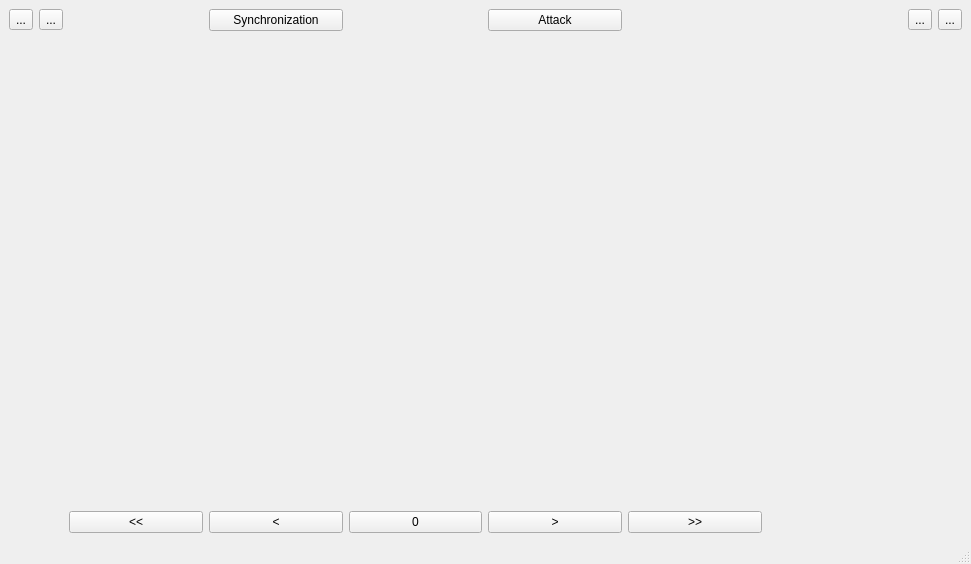
<?xml version="1.0" encoding="UTF-8"?>
<ui version="4.0">
 <class>MainWindow</class>
 <widget class="QMainWindow" name="MainWindow">
  <property name="geometry">
   <rect>
    <x>0</x>
    <y>0</y>
    <width>971</width>
    <height>564</height>
   </rect>
  </property>
  <property name="windowTitle">
   <string>MainWindow</string>
  </property>
  <widget class="QWidget" name="centralwidget">
   <layout class="QGridLayout" name="gridLayout">
    <item row="2" column="2">
     <widget class="QPushButton" name="lleft">
      <property name="text">
       <string>&lt;&lt;</string>
      </property>
      <property name="autoRepeat">
       <bool>true</bool>
      </property>
      <property name="autoRepeatDelay">
       <number>10</number>
      </property>
      <property name="autoRepeatInterval">
       <number>10</number>
      </property>
     </widget>
    </item>
    <item row="2" column="3">
     <widget class="QPushButton" name="left">
      <property name="text">
       <string>&lt;</string>
      </property>
      <property name="autoRepeat">
       <bool>true</bool>
      </property>
     </widget>
    </item>
    <item row="2" column="4">
     <widget class="QPushButton" name="zero">
      <property name="text">
       <string>0</string>
      </property>
     </widget>
    </item>
    <item row="2" column="5">
     <widget class="QPushButton" name="right">
      <property name="text">
       <string>&gt;</string>
      </property>
      <property name="autoRepeat">
       <bool>true</bool>
      </property>
     </widget>
    </item>
    <item row="2" column="6">
     <widget class="QPushButton" name="rright">
      <property name="text">
       <string>&gt;&gt;</string>
      </property>
      <property name="autoRepeat">
       <bool>true</bool>
      </property>
      <property name="autoRepeatDelay">
       <number>10</number>
      </property>
      <property name="autoRepeatInterval">
       <number>10</number>
      </property>
     </widget>
    </item>
    <item row="0" column="9">
     <widget class="QToolButton" name="curves">
      <property name="text">
       <string>...</string>
      </property>
      <property name="icon">
       <iconset theme="x-office-spreadsheet"/>
      </property>
     </widget>
    </item>
    <item row="0" column="0">
     <widget class="QToolButton" name="open">
      <property name="text">
       <string>...</string>
      </property>
      <property name="icon">
       <iconset theme="folder-open">
        <normaloff>.</normaloff>.</iconset>
      </property>
     </widget>
    </item>
    <item row="0" column="3">
     <widget class="QPushButton" name="synchro">
      <property name="text">
       <string>Synchronization</string>
      </property>
     </widget>
    </item>
    <item row="0" column="5">
     <widget class="QPushButton" name="attack">
      <property name="text">
       <string>Attack</string>
      </property>
     </widget>
    </item>
    <item row="0" column="8">
     <widget class="QToolButton" name="refresh">
      <property name="text">
       <string>...</string>
      </property>
      <property name="icon">
       <iconset theme="view-refresh">
        <normaloff>.</normaloff>.</iconset>
      </property>
     </widget>
    </item>
    <item row="0" column="1">
     <widget class="QToolButton" name="save">
      <property name="text">
       <string>...</string>
      </property>
      <property name="icon">
       <iconset theme="document-save">
        <normaloff>.</normaloff>.</iconset>
      </property>
     </widget>
    </item>
    <item row="1" column="0" colspan="10">
     <layout class="QGridLayout" name="maingrid">
      <item row="1" column="0" colspan="2">
       <widget class="QtCharts::QChartView" name="downplot" native="true">
        <property name="enabled">
         <bool>true</bool>
        </property>
        <property name="minimumSize">
         <size>
          <width>0</width>
          <height>20</height>
         </size>
        </property>
        <property name="maximumSize">
         <size>
          <width>16777215</width>
          <height>20</height>
         </size>
        </property>
       </widget>
      </item>
      <item row="0" column="0" colspan="2">
       <widget class="ChartView" name="mainplot" native="true"/>
      </item>
     </layout>
    </item>
   </layout>
  </widget>
  <widget class="QStatusBar" name="statusbar"/>
 </widget>
 <customwidgets>
  <customwidget>
   <class>QtCharts::QChartView</class>
   <extends>QWidget</extends>
   <header location="global">QtCharts/QChartView</header>
   <container>1</container>
  </customwidget>
  <customwidget>
   <class>ChartView</class>
   <extends>QWidget</extends>
   <header location="global">chartview.h</header>
   <container>1</container>
  </customwidget>
 </customwidgets>
 <resources/>
 <connections/>
</ui>
